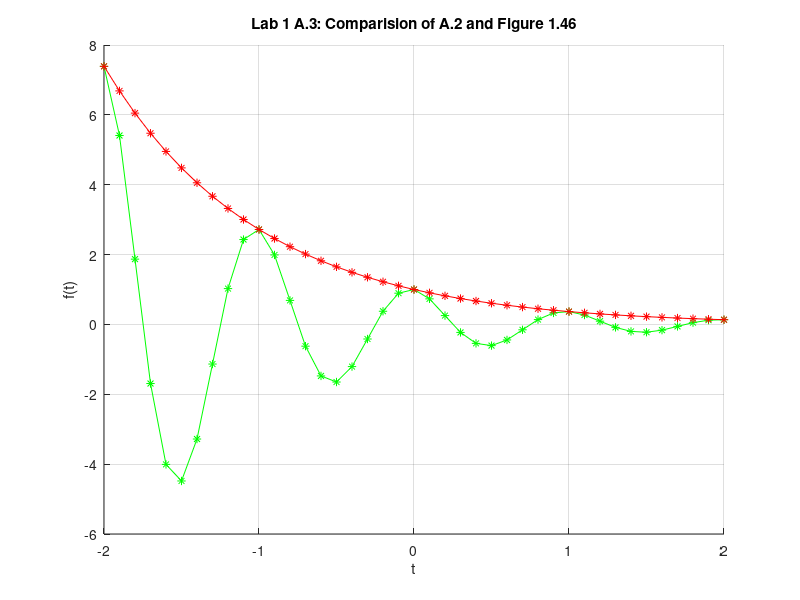

This figure's MATLAB source:
clc;
clf;
clear;

f = @(t) exp(-t).*cos(2.*pi.*t);
t = (-2:0.1:2); 

g = @(t) exp(-t);

title('Lab 1 A.3: Comparision of A.2 and Figure 1.46')
xlabel('t'); 
ylabel('f(t)'); grid;

%%%
hold on

f(t);
plot(t,f(t), '*-g')
g(t);
plot(t,g(t), '*-r')

hold off
